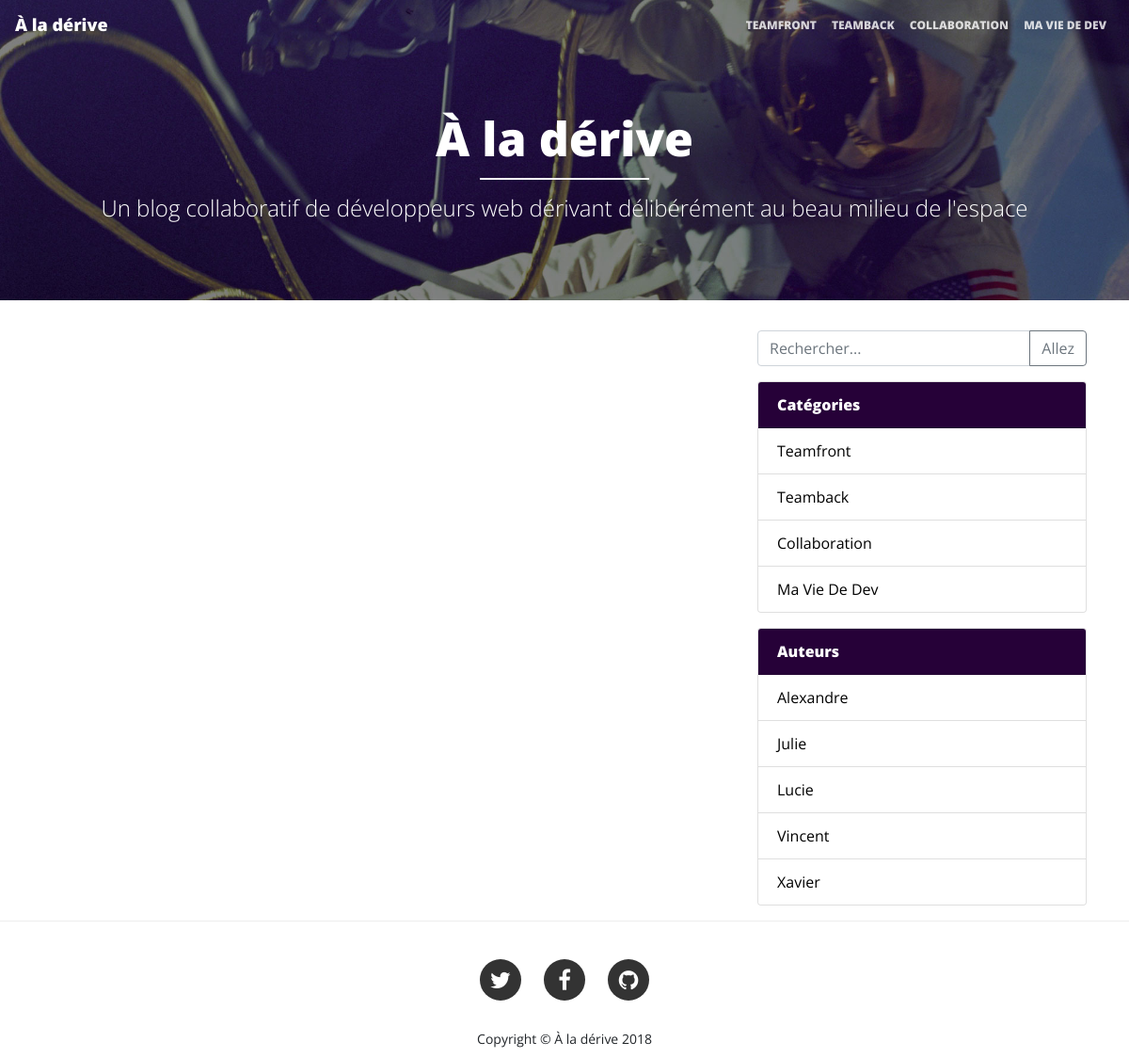
Screenshot of /author.php with the database file from the repository.
### tables this page shows
CREATE TABLE `categories` (
  `id` int(10) UNSIGNED NOT NULL,
  `name` varchar(32) NOT NULL,
  `position` int(10) UNSIGNED NOT NULL DEFAULT '0'
);

CREATE TABLE `authors` (
  `id` int(10) UNSIGNED NOT NULL,
  `name` varchar(64) NOT NULL,
  `image` varchar(255) DEFAULT NULL,
  `email` varchar(255) DEFAULT NULL
);

### author.php (called while the page is built, shortened)
<?php
require(__DIR__.'/inc/config.php');
require(__DIR__.'/views/author.php');

### classes/DBData.php (called while the page is built, shortened)
<?php
class DBData {
    private $pdo;
    public function __construct() {
        $dsn = 'mysql:dbname=oblog;host=localhost;charset=UTF8';
        $username = 'oblog';
        $password = 'oblog';
        try {
            $this->pdo = new PDO(
                $dsn,
                $username,
                $password,
                array(PDO::ATTR_ERRMODE => PDO::ERRMODE_WARNING)
            );
        }
        catch (PDOException $e) {
            die('Connection failed');
        }
    }
    public function getCategories() {
        $sql = '
            SELECT *
            FROM categories
            ORDER BY position ASC
        ';
        $pdoStatement = $this->pdo->query($sql);
        return $pdoStatement->fetchAll(PDO::FETCH_ASSOC);
    }
    public function getAuthors() {
        $sql = '
            SELECT *
            FROM authors
            ORDER BY name ASC
        ';
        $pdoStatement = $this->pdo->query($sql);
        return $pdoStatement->fetchAll(PDO::FETCH_ASSOC);
    }
}

### inc/config.php (called while the page is built)
<?php
require(__DIR__.'/../classes/DBData.php');
$dbData = new DBData();
$categoriesList = $dbData->getCategories();
$authorsList = $dbData->getAuthors();

### views/aside.php (the view)
<aside class="d-none d-lg-block col-lg-4">
    <form action="index.php" method="get">
        <div class="input-group mb-3">
            <input type="text" class="form-control" placeholder="Rechercher..." name="search" value="" aria-label="Rechercher..." aria-describedby="basic-addon2">
            <div class="input-group-append">
                <button class="btn btn-outline-secondary">Allez</button>
            </div>
        </div>
    </form>
    <div class="card categories my-3">
        <div class="card-header">
            Catégories
        </div>
        <ul class="list-group list-group-flush">
            <?php foreach ($categoriesList as $currentCategory) :?>
                <li class="list-group-item"><a href="category.php?id=<?= $currentCategory['id'] ?>"><?= $currentCategory['name'] ?></a></li>
            <?php endforeach; ?>
        </ul>
    </div>
    <div class="card authors my-3">
        <div class="card-header">
            Auteurs
        </div>
        <ul class="list-group list-group-flush">
            <?php foreach ($authorsList as $currentAuthor) : ?>
            <li class="list-group-item"><a href="author.php?id=<?= $currentAuthor['id'] ?>"><?= $currentAuthor['name'] ?></a></li>
            <?php endforeach; ?>
        </ul>
    </div>
</aside>

### views/header.php (shortened to what this page needs)
<!doctype html>
<html lang="en">
  <head>
    <link rel="stylesheet" href="https://maxcdn.bootstrapcdn.com/bootstrap/4.0.0/css/bootstrap.min.css">
    <link rel="stylesheet" href="https://maxcdn.bootstrapcdn.com/font-awesome/4.7.0/css/font-awesome.min.css">
    <link rel="stylesheet" href="./css/style.css">
  </head>
  <body>
    <header>
      <nav class="navbar navbar-expand-md navbar-light bg-light">
        <a class="navbar-brand" href="index.php">À la dérive</a>
        <div class="collapse navbar-collapse" id="navbarNavAltMarkup">
          <div class="navbar-nav ml-auto">
            <?php foreach ($categoriesList as $currentCategory) : ?>
                <a class="nav-item nav-link" href="category.php?id=<?= $currentCategory['id'] ?>"><?= $currentCategory['name'] ?></a>
            <?php endforeach; ?>
          </div>
        </div>
      </nav>
      <div class="jumbotron jumbotron-fluid d-md-none d-lg-block">
        <div class="container text-white text-center">
          <h1 class="display-4">À la dérive</h1>
          <hr>
          <p class="lead">Un blog collaboratif de développeurs web dérivant délibérément au beau milieu de l'espace</p>
        </div>
      </div>
    </header>

### css/style.css (style rules this page uses)
html,body { font-family: "Open Sans", sans-serif; }
.card-header { background: #260138; color: white; font-weight: 800; }
header { background:url("../images/home-bg.jpg"); background-size: cover; }
.jumbotron { background: none; }
.navbar-light .navbar-nav .nav-link { font-weight: 800; text-transform: uppercase; font-size: 12px; }
.navbar-light .navbar-brand { font-weight: 800; font-size: 18px; }
.display-4 { font-size: 50px; font-weight: 800; }
.lead { font-size: 24px; font-weight: 300; }
.jumbotron hr { border: 1px solid white; margin: 12px auto; width: 16%; }
.card.categories a { text-transform: capitalize; }
.card.authors a { text-transform: capitalize; }
.card a { color: black; }
@media (min-width: 768px) { nav.navbar { background: none!important; } }
@media (min-width: 768px) { .navbar-light .navbar-brand { color: white; } }
@media (min-width: 768px) { .navbar-light .navbar-nav .nav-link { color : rgba(255,255,255,.8); } }

### rows the page displays
categories: name "TEAMFRONT", name "Teamfront"
categories: name "TEAMBACK", name "Teamback"
categories: name "COLLABORATION", name "Collaboration"
categories: name "MA VIE DE DEV", name "Ma Vie De Dev"
authors: name "Alexandre"
authors: name "Julie"
authors: name "Lucie"
authors: name "Vincent"
authors: name "Xavier"
